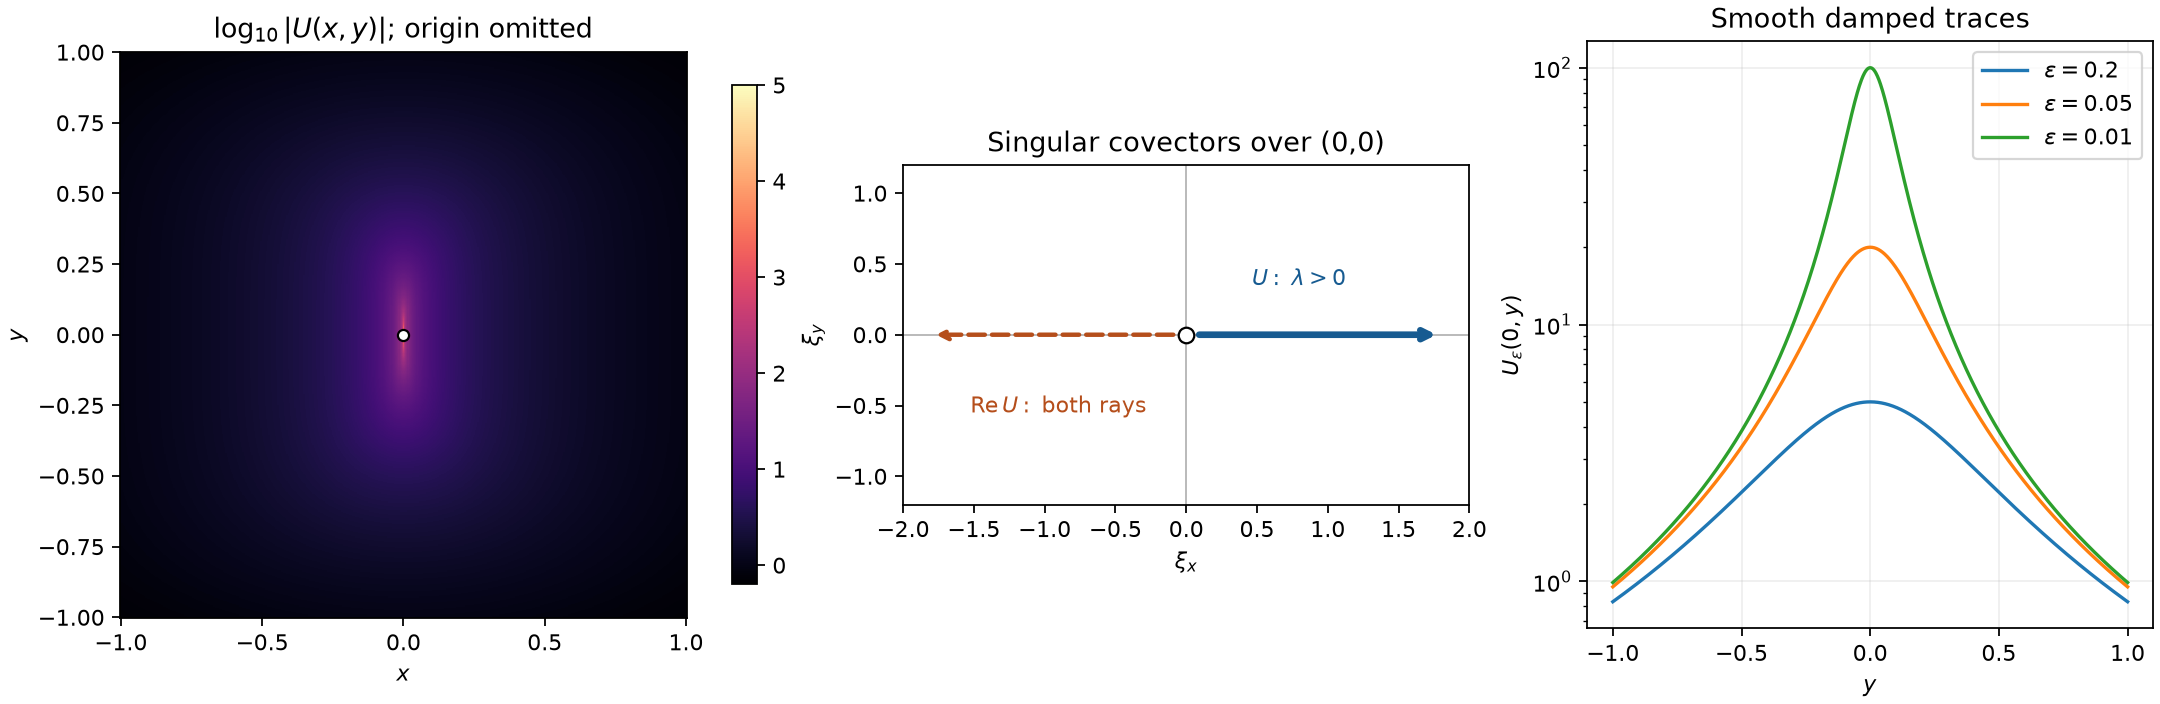

The script that saved this image:
"""Original figure for AN01-U135, D9-D15. CC0; GPT-6 Astra (OpenAI)."""
from pathlib import Path
import numpy as np
import matplotlib
matplotlib.use('Agg')
import matplotlib.pyplot as plt
matplotlib.rcParams['svg.hashsalt']='AN01-U135-direction'
out=Path(__file__).resolve().parent
fig,axes=plt.subplots(1,3,figsize=(13.5,4.4),layout='constrained')
grid=np.linspace(-1,1,501)
x,y=np.meshgrid(grid,grid)
den=np.hypot(y*y,x)
values=np.ma.masked_where(den==0,-np.log10(np.maximum(den,1e-300)))
im=axes[0].pcolormesh(x,y,values,shading='auto',cmap='magma',vmin=-.2,vmax=5,rasterized=True)
axes[0].plot(0,0,'wo',ms=5,mec='black')
axes[0].set(xlabel=r'$x$',ylabel=r'$y$',title=r'$\log_{10}|U(x,y)|$; origin omitted',aspect='equal')
fig.colorbar(im,ax=axes[0],shrink=.85)
ax=axes[1]
ax.axhline(0,color='0.7',lw=.8);ax.axvline(0,color='0.7',lw=.8)
ax.annotate('',xy=(1.8,0),xytext=(.06,0),arrowprops=dict(arrowstyle='->',color='#175b91',lw=3))
ax.annotate('',xy=(-1.8,0),xytext=(-.06,0),arrowprops=dict(arrowstyle='->',color='#b54e1b',lw=2,linestyle='--'))
ax.plot(0,0,'o',mfc='white',mec='black',ms=7,zorder=5)
ax.text(.8,.35,r'$U:\ \lambda>0$',ha='center',color='#175b91')
ax.text(-.9,-.55,r'$\mathrm{Re}\,U:$ both rays',ha='center',color='#b54e1b')
ax.set(xlim=(-2,2),ylim=(-1.2,1.2),xlabel=r'$\xi_x$',ylabel=r'$\xi_y$',title='Singular covectors over (0,0)',aspect='equal')
ys=np.linspace(-1,1,1001)
for eps in [.2,.05,.01]:
 axes[2].plot(ys,1/(eps+ys*ys),label=rf'$\varepsilon={eps:g}$')
axes[2].set(xlabel=r'$y$',ylabel=r'$U_\varepsilon(0,y)$',title='Smooth damped traces',yscale='log')
axes[2].grid(alpha=.2);axes[2].legend()
fig.savefig(out/'complex-phase-direction.png',dpi=160)
fig.savefig(out/'complex-phase-direction.svg',metadata={'Date':None})
p=out/'complex-phase-direction.svg';p.write_text('\n'.join(line.rstrip() for line in p.read_text(encoding='utf-8').splitlines())+'\n',encoding='utf-8')
